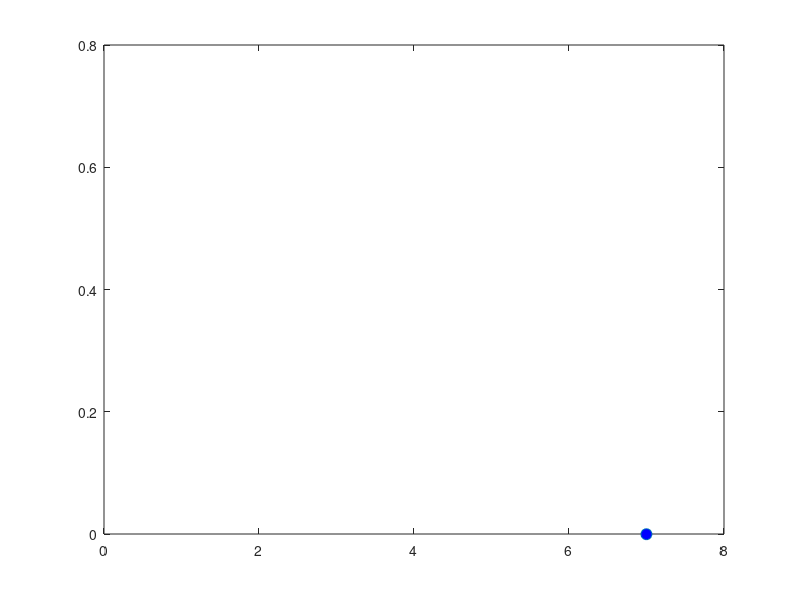

The MATLAB script that drew this image:
g=9.81; theta0=50*pi/180; v0=5;
t(1) = 0; x = 0; y = 0; CR = 0.8;
plot(x,y,'o','MarkerFaceColor','b','MarkerSize',8)
axis([0 8 0 0.8])
M(1)=getframe;
dt=1/128; n = 1; x0 = 0;
for i =1:20
    j = 1;
    while(1)
        j = j+1; n = n+1;
        t(j) = t(j-1)+dt;
        x = x0 + v0*cos(theta0)*t(j);
        y = v0*sin(theta0)*t(j)-0.5*g*t(j)^2;
        plot(x,y,'o','MarkerFaceColor','b','MarkerSize',8)
        axis([0 8 0 0.8])
        M(n) = getframe;
        if y<=0, break, end
    end
    v0 = v0*CR; y = 0; x0 = x;
end
